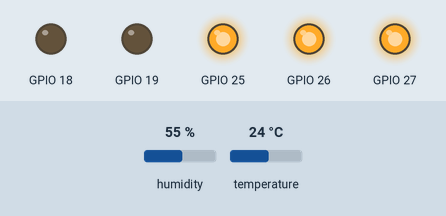
A program run on a simulated ESP32. Parts: output pins drawn as LEDs (lit = HIGH). Inputs (shaded band) come from the test bench; at power-on: humidity 55 %, temperature 24 °C. The local clock reads 2024-03-15 10:24:30 at power-on unless the program sets it; no MQTT or app messages arrive unless stated; what the program prints to the serial monitor is not drawn.

Above: at 0.1 s.
Timing chart, 0 to 1.6 s (numbered marks = the images above):
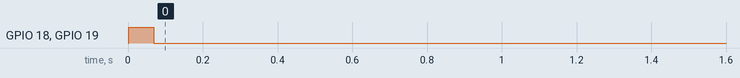

The program:

main.cpp
```cpp
#include <Arduino.h>
#include <time.h>
#include <SoftAP.h>
#include <Control.h>
#include <Broker.h>

#define MACHINE_ID "AIZM_001"

SoftAP softap(MACHINE_ID, "PROV_001", NULL);
Control ctrl;
Broker broker(ctrl);

const char* ntpServer = "pool.ntp.org";
const long  gmtOffset_sec = 28800;
const int   daylightOffset_sec = 0;

char *getTime() {
    time_t timer;
    char buffer[26];
    struct tm* tm_info;

    timer = time(NULL);
    tm_info = localtime(&timer);

    strftime(buffer, 26, "%Y-%m-%dT%H:%M:%SZ", tm_info);

    char *timeString = new char[strlen(buffer) + 1];
    strcpy(timeString, buffer);

    return timeString;
}

void setup() {
    Serial.begin(115200);
    softap.connect();
    ctrl.init();
    broker.init(MACHINE_ID);
    configTime(gmtOffset_sec, daylightOffset_sec, ntpServer);

}

void loop() {
    broker.loop();
    ctrl.ctrlTmp();
    ctrl.ctrlRh();
    broker.publish(ctrl.getTmp(), ctrl.getRh(), getTime());
    delay(120000);
}
```

Measured:
- by itself, GPIO 18: HIGH → LOW at 0.07 s
- by itself, GPIO 19: HIGH → LOW at 0.06 s
